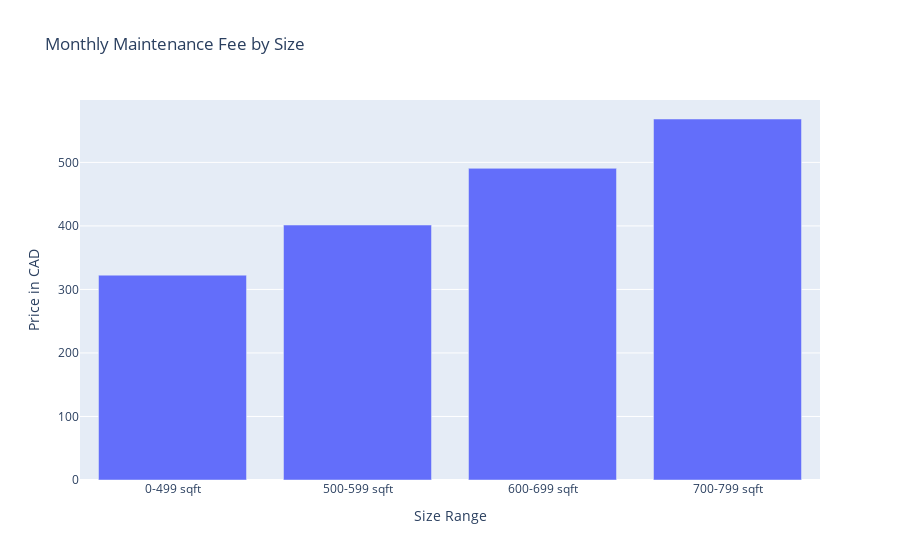

Notebook source saved alongside this figure:
### Code cell
data = go.Bar(
    x=maint_by_size.index,
    y=maint_by_size.values,
    
   
) 

layout = go.Layout(title='Monthly Maintenance Fee by Size',
                  yaxis_title="Price in CAD",
                  xaxis_title = 'Size Range')

fig = go.Figure(data=data, layout=layout)

py.iplot(fig)

### Figure 1 — Plotly figure (JSON) as saved in the notebook; plotly's stock layout.template omitted (floating-point values rounded to 4 significant figures)
{"data": [{"type": "bar", "x": ["0-499 sqft", "500-599 sqft", "600-699 sqft", "700-799 sqft"], "y": [322.5, 401.4, 490.7, 568.3]}], "layout": {"title": {"text": "Monthly Maintenance Fee by Size"}, "xaxis": {"title": {"text": "Size Range"}}, "yaxis": {"title": {"text": "Price in CAD"}}}}
